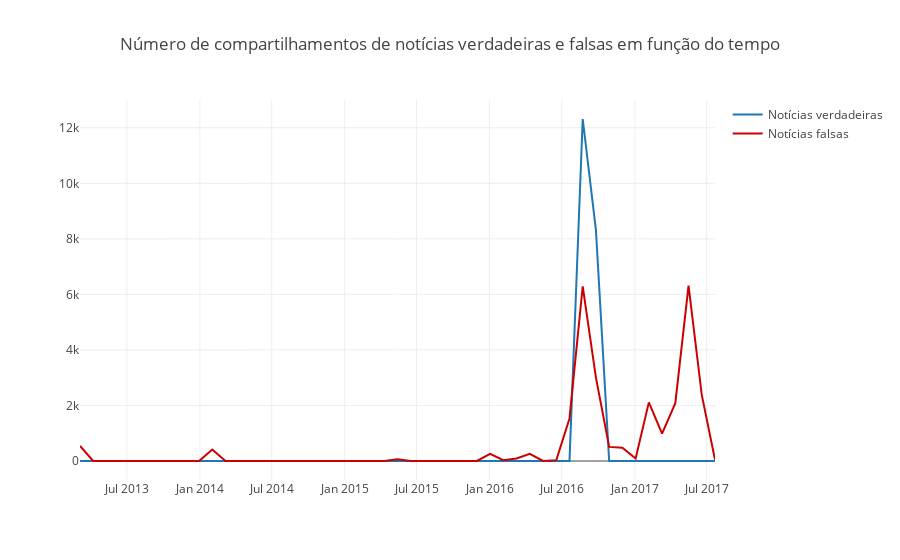

The notebook cell saved with this chart:
### Code cell
def count_real_fake_shares():
    count_dict = load_sm_dataset()

    count_df = pd.DataFrame.from_dict(count_dict, orient='index')

    real_count_df = count_df[count_df['label'] == 1]
    fake_count_df = count_df[count_df['label'] == 0]

    real_counts = []
    fake_counts = []

    for i in range(0, len(d_range)-1): 
        real_inds = (real_count_df['date'] >= d_range[i]) & (real_count_df['date'] <= d_range[i+1])
        real_sum = np.sum(real_count_df[real_inds]['count'])
        real_counts.append(real_sum)

        fake_inds = (fake_count_df['date'] >= d_range[i]) & (fake_count_df['date'] <= d_range[i+1])
        fake_sum = np.sum(fake_count_df[fake_inds]['count'])
        fake_counts.append(fake_sum)
        
    return real_counts, fake_counts

real_counts, fake_counts = count_real_fake_shares()
true_count_trace = go.Scatter(x=d_range, y=real_counts, name="Notícias verdadeiras")
fake_count_trace = go.Scatter(x=d_range, y=fake_counts, line=dict(color='#cc0000'), name="Notícias falsas")

data = [true_count_trace, fake_count_trace]
layout = go.Layout(title='Número de compartilhamentos de notícias verdadeiras e falsas em função do tempo')
figure = go.Figure(data=data, layout=layout)
iplot(figure)
